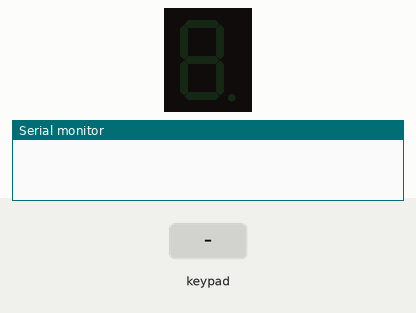
Recording of a sketch running on a simulated Arduino Uno, built with avr-gcc and run on an emulated ATmega328P. Shown: 1-digit seven-segment display, the last lines printed to the serial monitor. Wiring (inferred from the names in the program): 1-digit 7-segment display, segments lit when HIGH: segments pin 6, pin 12, pin 13, pin 14, pin 15, pin 16, pin 17. Inputs (shaded band) come from the test bench. The segment pins are drawn as the display they are named for.

Above: at 1.2 s.
1.3 s: keypad keys 8 9 1 0 1 1 pressed 0.4 s apart
At 4.2 s:
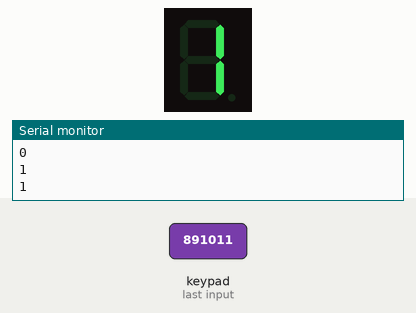
5.2 s: key 'C' pressed
At 6.2 s:
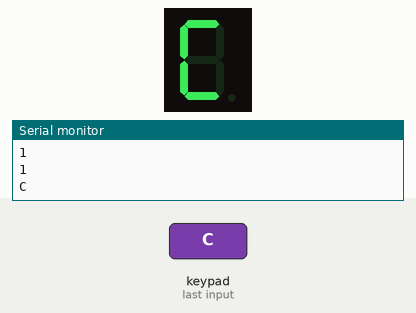
6.7 s: key 'D' pressed
At 7.4 s:
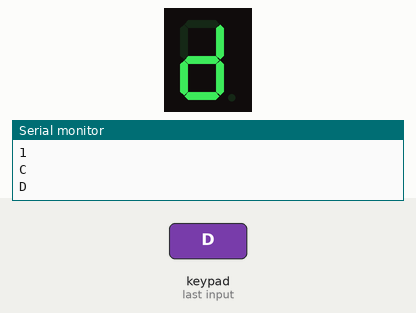
8.2 s: keypad keys 8 9 1 0 1 1 A pressed 0.4 s apart
At 11.7 s:
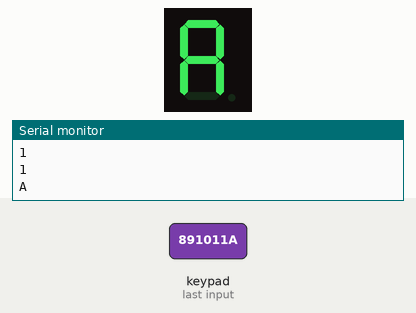
12.8 s: key 'E' pressed
At 13.3 s:
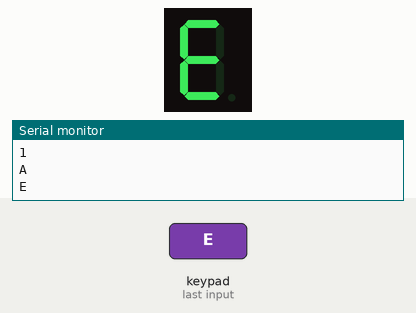
14.3 s: key 'B' pressed
At 15.7 s:
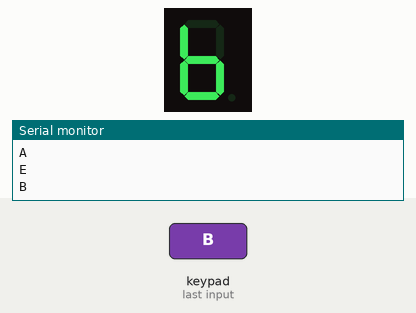
Timing chart, 0 to 16.8 s (numbered marks = the images above; inputs shaded):
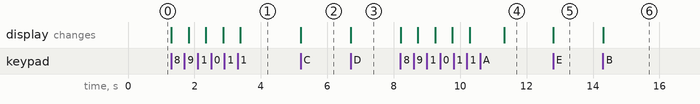

Measured:
- after the input at 1.3 s, the display: first changes at once (image 1 shows a later state)
- after the input at 5.2 s, the display: changes at once (image 2)
- after the input at 6.7 s, the display: changes at once (image 3)
- after the input at 8.2 s, the display: first changes at once (image 4 shows a later state)
- after the input at 12.8 s, the display: changes at once (image 5)
- after the input at 14.3 s, the display: changes at once (image 6)

The sketch:

sketch_apr15b.ino
```cpp
#include <Keypad.h>
int seg7[]={6,12,13,14,15,16,17};
char ch;
char TAB[]={0x3F,0x06,0x5B,0x4F,0x66,0x6D,0x7D,0x27,0x7F,0x67};
char bbb[]={0x77,0x7C,0x39,0x5E,0x79,0x71};
int i,j;
byte no=0;
const byte ROWS = 4;
const byte COLS = 4;
char keys[ROWS][COLS] = {{'7','8','9','C'},{'4','5','6','D'},{'1','2','3','E'},{'0','A','B','F'}};
byte rowPins[ROWS] = {8,9,10,11};
byte colPins[COLS] = {2,3,4,5};
Keypad keypad =Keypad( makeKeymap(keys), rowPins,colPins, ROWS, COLS );

void setup() {
for(i=0;i<7;i++){
    pinMode(seg7[i],OUTPUT);
  }
 Serial.begin(9600);
}
void loop(){
char key = keypad.getKey(); // 讀取 Keypad的輸入
if (key != NO_KEY){
    Serial.println(key);
    if(key>='0'&&key<='9')
  {
    no=key-'0';

    OutPort(TAB[no]);
    delay(500);
  }

   if(key>='A'&&key<='F')
  {
    no=key-'A';

    OutPort(bbb[no]);
    delay(500);
  }

  }
}
void OutPort(byte dat){
  for(j=0;j<7;j++){
    if(dat%2==1)
      digitalWrite(seg7[j],HIGH);
    else
      digitalWrite(seg7[j],LOW);
      dat=dat/2;
  }
}
```
